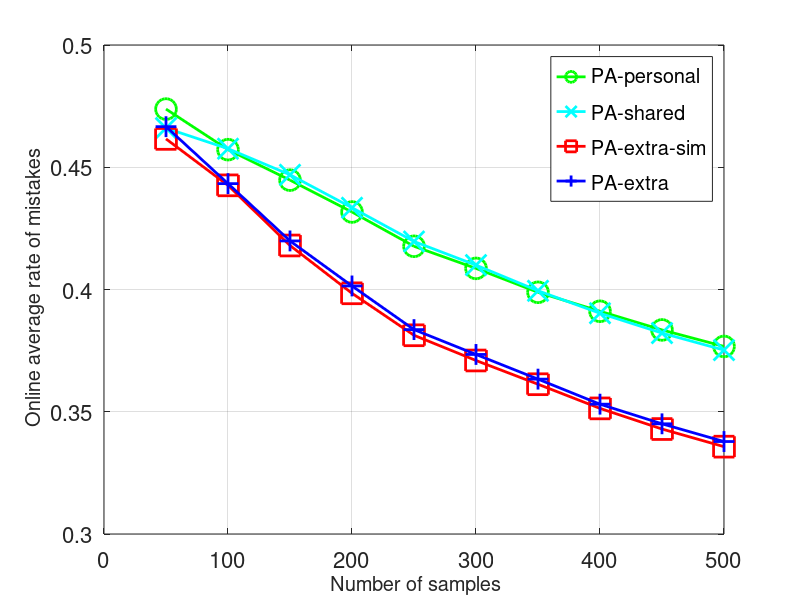
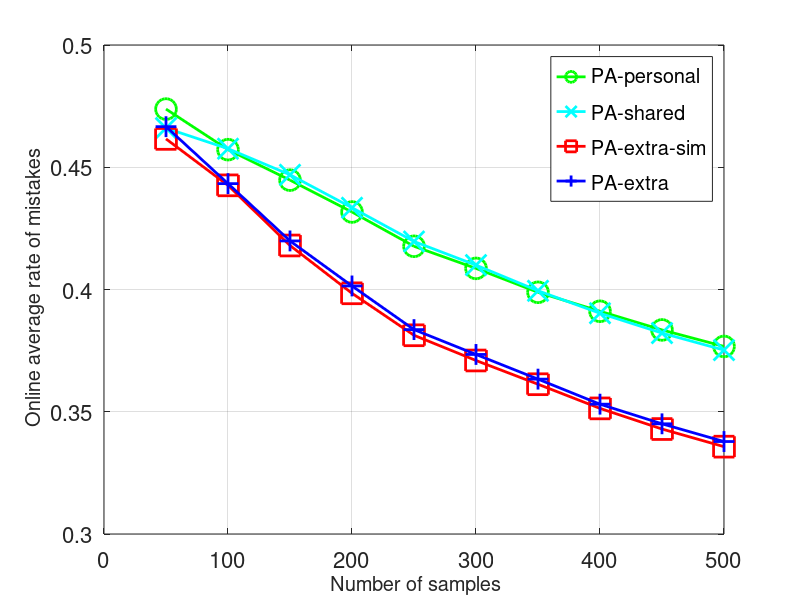
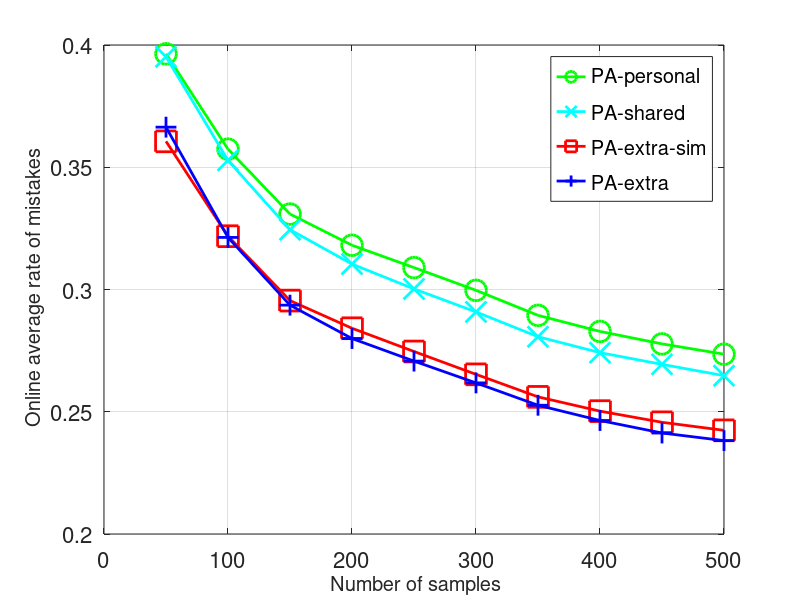
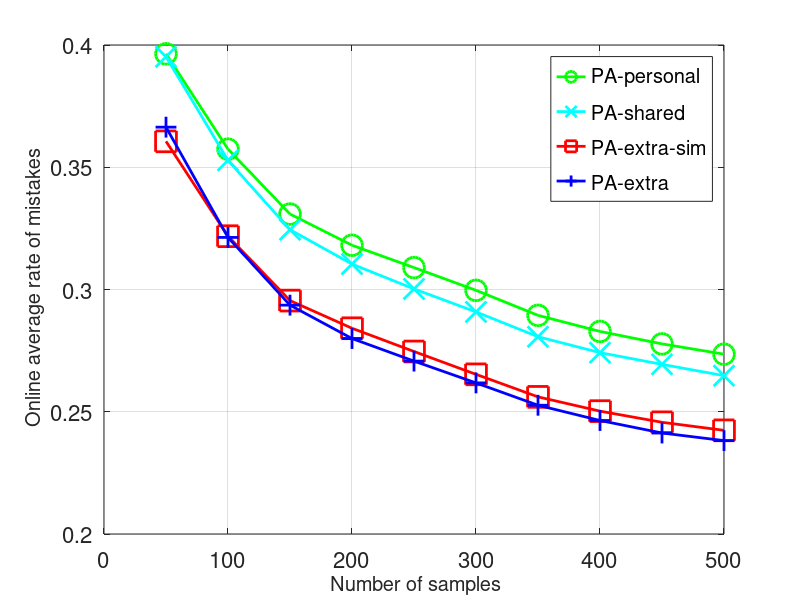

The MATLAB source for these figures, in order:

set(0, 'DefaultAxesFontSize', 16);
set(0, 'DefaultLineLineWidth', 2.0);
set(0, 'DefaultLineMarkerSize', 15);

id_list = [50:50:500];

% image
%========================================================
load('mean_std_matrix_image');

for i = 1 : 45
  figure;
  hold on;
  box on;
	
  plot(id_list, mean_matrix_PA1_personal_image(i,:), 'go-');
  plot(id_list, mean_matrix_PA1_shared_image(i,:), 'cx-');
  %plot(id_list, mean_matrix_dso1_image(i,:), 'm^-');
  plot(id_list, mean_matrix_PA1_extra_sim_image(i,:), 'rs-');
  plot(id_list, mean_matrix_PA1_extra_image(i,:), 'b+-');
  legend0 = legend('PA-personal', 'PA-shared', 'PA-extra-sim', 'PA-extra');
  %legend0 = legend('PA-personal', 'PA-shared', 'dso1', 'PA-extra-sim', 'PA-extra');
  xlabel('\fontsize{20} Number of samples');
	ylabel('\fontsize{20} Online average rate of mistakes');
	set(gcf, 'unit', 'centimeters', 'position', [0, 0, 14.6, 11.1]);
	grid;

	saveas(gcf, sprintf('../figure/image/%d.fig', i));
	saveas(gcf, sprintf('../figure/image/%d.pdf', i));
	close(figure(gcf));
end
%========================================================


% text 
%========================================================
load('mean_std_matrix_text');

for i = 1 : 45
  figure;
  hold on;
  box on;

  plot(id_list, mean_matrix_PA1_personal_text(i,:), 'go-');
  plot(id_list, mean_matrix_PA1_shared_text(i,:), 'cx-');
  %plot(id_list, mean_matrix_dso1_text(i,:), 'm^-');
  plot(id_list, mean_matrix_PA1_extra_sim_text(i,:), 'rs-');
  plot(id_list, mean_matrix_PA1_extra_text(i,:), 'b+-');
  legend0 = legend('PA-personal', 'PA-shared', 'PA-extra-sim', 'PA-extra');
  %legend0 = legend('PA-personal', 'PA-shared', 'dso1', 'PA-extra-sim', 'PA-extra');
  xlabel('\fontsize{20} Number of samples');
	ylabel('\fontsize{20} Online average rate of mistakes');
	set(gcf, 'unit', 'centimeters', 'position', [0, 0, 14.6, 11.1]);
	grid;

	saveas(gcf, sprintf('../figure/text/%d.fig', i));
	saveas(gcf, sprintf('../figure/text/%d.pdf', i));
	close(figure(gcf));
end
%========================================================
